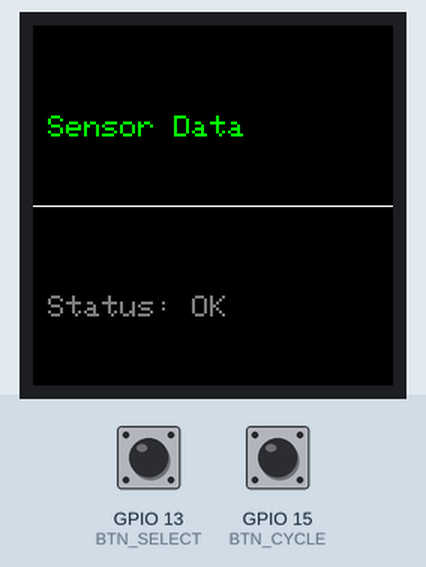
The program below on a simulated ESP32. Parts: 240×240 colour display. The inputs (shaded band) are chosen by the test bench; at power-on: GPIO 13 (BTN_SELECT) HIGH, GPIO 15 (BTN_CYCLE) HIGH.

Above: at 1.4 s.
1.5 s: GPIO 13 (BTN_SELECT) pulled LOW for 0.15 s
At 2.4 s:
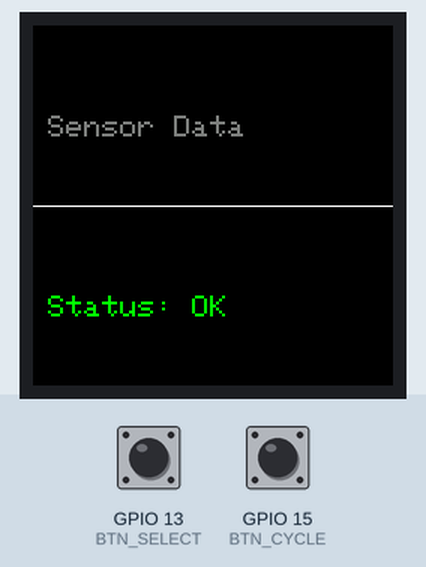
3.1 s: GPIO 15 (BTN_CYCLE) pulled LOW for 0.15 s
At 3.6 s:
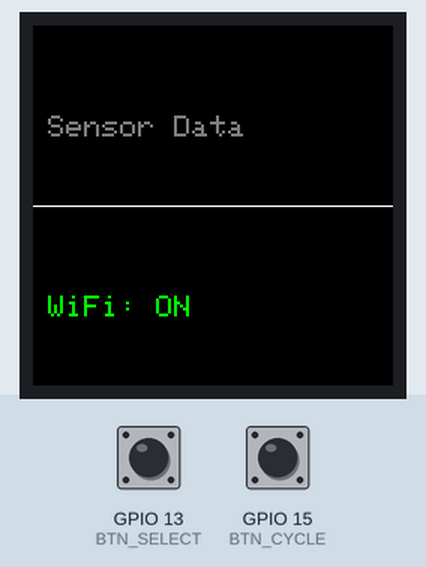
4.7 s: GPIO 13 (BTN_SELECT) pulled LOW for 1 s
At 6.0 s:
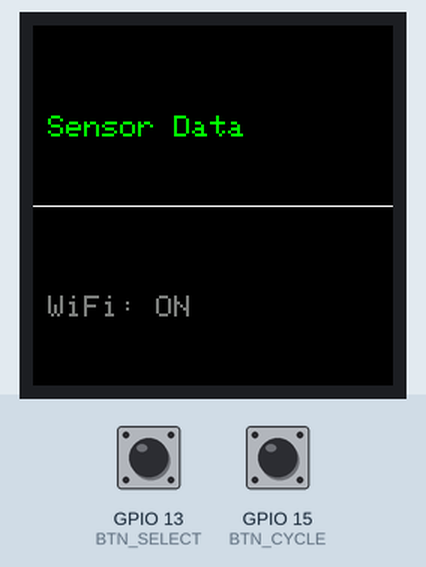
7.2 s: GPIO 15 (BTN_CYCLE) pulled LOW for 1 s
At 7.9 s:
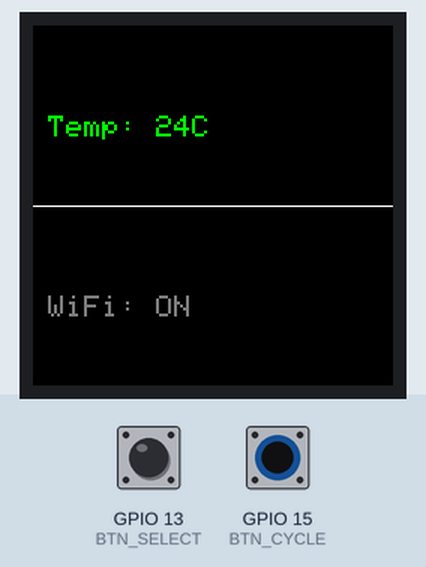
9.7 s: GPIO 13 (BTN_SELECT) pulled LOW for 0.15 s
At 11.0 s:
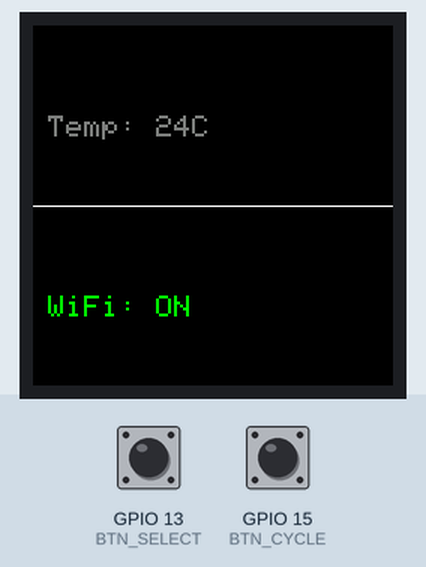
11.3 s: GPIO 15 (BTN_CYCLE) pulled LOW for 0.15 s
At 12.3 s:
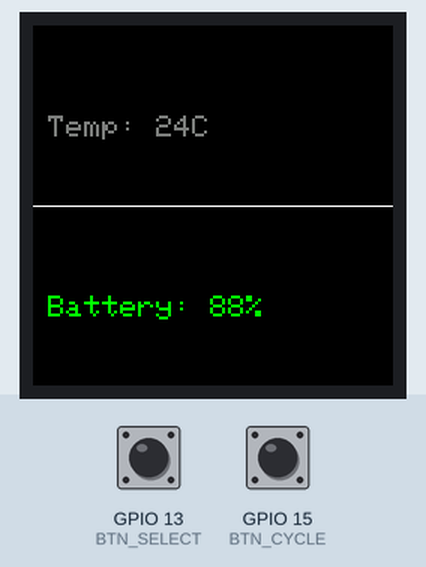
Timing chart, 0 to 13.9 s (numbered marks = the images above; inputs shaded):
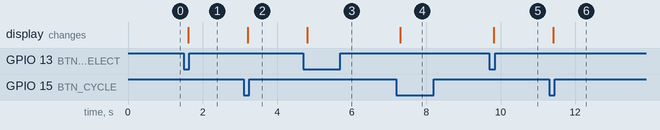

The program:

main.cpp
```cpp
#include <Arduino.h>


// void setup() {
//   pinMode(red, OUTPUT);
//   pinMode(yellow, OUTPUT);
//   pinMode(green, OUTPUT);

// }

// void loop() {
//   // Red ON, yellow OFF, green OFF
//   digitalWrite(red, HIGH);
//   digitalWrite(yellow, LOW);
//   digitalWrite(green, LOW);
//   delay(10000);

//   // Red OFF, yellow ON, green OFF
//   digitalWrite(red, LOW);
//   digitalWrite(yellow, HIGH);
//   digitalWrite(green, LOW);
//   delay(2000);

//   // Red OFF, yellow OFF, green ON
//   digitalWrite(red, LOW);
//   digitalWrite(yellow, LOW);
//   digitalWrite(green, HIGH);
//   delay(5000);

//   digitalWrite(red, LOW);
//   digitalWrite(yellow, HIGH);
//   digitalWrite(green, LOW);
//   delay(2000);
// }

#include <Adafruit_ST7789.h>
#include <SPI.h>

#define TFT_CS     5
#define TFT_DC     2
#define TFT_RST    4
#define BTN_SELECT 13 // Switch between Top/Bottom
#define BTN_CYCLE  15 // Change the text of the selected one

Adafruit_ST7789 tft = Adafruit_ST7789(TFT_CS, TFT_DC, TFT_RST);

String topMessages[] = {"Sensor Data", "Temp: 24C", "Humidity: 45%", "Voltage: 3.3V"};
String botMessages[] = {"Status: OK", "WiFi: ON", "Battery: 88%", "Uptime: 12m"};

int topIdx = 0;
int botIdx = 0;
int msgCount = 4;

// UI State
bool isTopSelected = true;
bool lastSelectState = HIGH;
bool lastCycleState = HIGH;

// Helper to determine color based on focus
uint16_t getFocusColor(bool forTop) {
  if (forTop == isTopSelected) return ST77XX_GREEN; // Active color
  return 0x7BEF; // Light Grey for inactive
}

void refreshUI() {
  // Draw Top
  tft.fillRect(0, 0, 240, 119, ST77XX_BLACK);
  tft.setCursor(10, 60);
  tft.setTextColor(getFocusColor(true));
  tft.setTextSize(2);
  tft.print(topMessages[topIdx]);

  // Draw Line
  tft.drawFastHLine(0, 120, 240, ST77XX_WHITE);

  // Draw Bottom
  tft.fillRect(0, 121, 240, 119, ST77XX_BLACK);
  tft.setCursor(10, 180);
  tft.setTextColor(getFocusColor(false));
  tft.setTextSize(2);
  tft.print(botMessages[botIdx]);
}

void setup() {
  pinMode(BTN_SELECT, INPUT_PULLUP);
  pinMode(BTN_CYCLE, INPUT_PULLUP);

  tft.init(240, 240);
  tft.setRotation(2);
  tft.fillScreen(ST77XX_BLACK);

  refreshUI();
}

void loop() {
  bool selectVal = digitalRead(BTN_SELECT);
  bool cycleVal = digitalRead(BTN_CYCLE);

  // --- BUTTON 1: SWITCH FOCUS ---
  if (selectVal == LOW && lastSelectState == HIGH) {
    delay(50);
    if (digitalRead(BTN_SELECT) == LOW) {
      isTopSelected = !isTopSelected; // Toggle focus
      refreshUI();
      while(digitalRead(BTN_SELECT) == LOW) delay(10);
    }
  }
  lastSelectState = selectVal;

  // --- BUTTON 2: CYCLE MESSAGE ---
  if (cycleVal == LOW && lastCycleState == HIGH) {
    delay(50);
    if (digitalRead(BTN_CYCLE) == LOW) {
      if (isTopSelected) {
        topIdx = (topIdx + 1) % msgCount;
      } else {
        botIdx = (botIdx + 1) % msgCount;
      }
      refreshUI();
      while(digitalRead(BTN_CYCLE) == LOW) delay(10);
    }
  }
  lastCycleState = cycleVal;
}
```

Measured:
- after the input at 1.5 s, the display: changes after 0.11 s (image 1)
- after the input at 3.1 s, the display: changes after 0.11 s (image 2)
- after the input at 4.7 s, the display: changes after 0.11 s (image 3)
- after the input at 7.2 s, the display: changes after 0.11 s (image 4)
- after the input at 9.7 s, the display: changes after 0.11 s (image 5)
- after the input at 11.3 s, the display: changes after 0.11 s (image 6)
